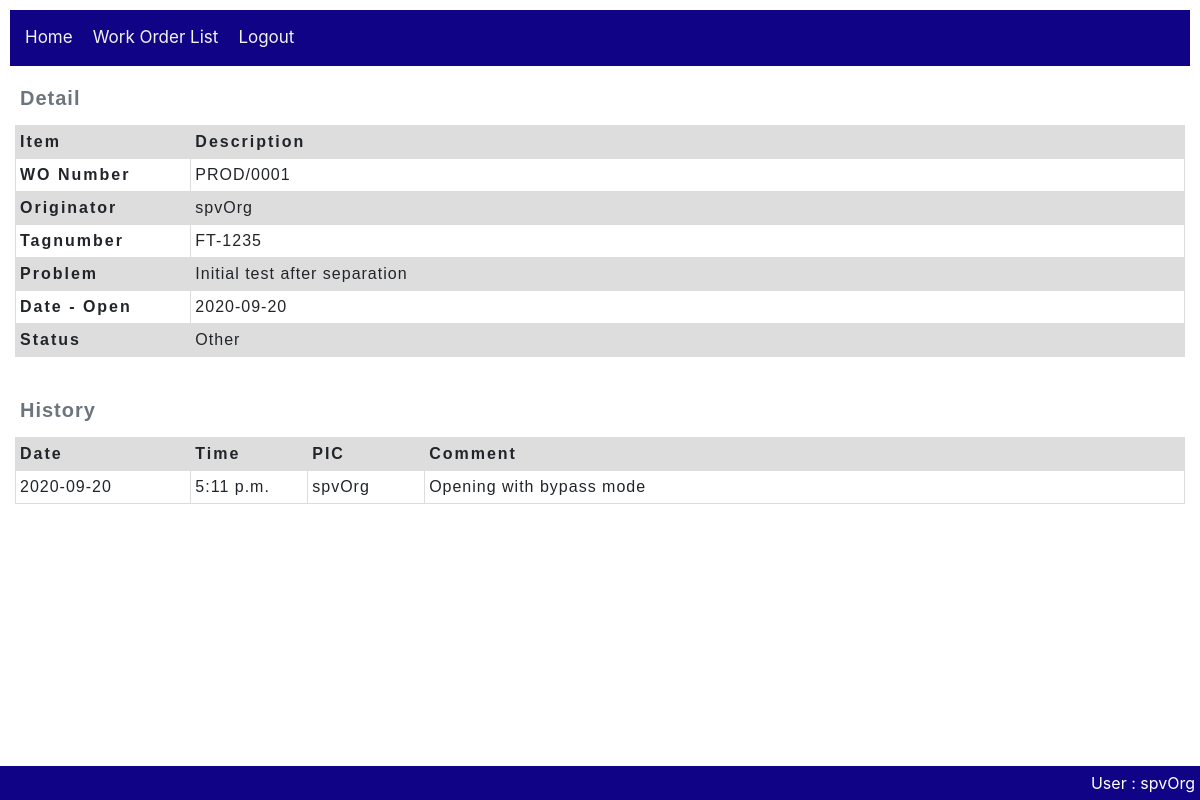
Page /workOrder/work_order/1 (signed in) on the committed database.
### workOrder/models.py (models this page shows, shortened)
class Work_order(models.Model):
    wo_number = models.CharField(max_length=20, null=True)
    tagnumber = models.CharField(max_length=50, null=True, help_text='Enter tagnumber(eg. FT-1405)')
    problem = models.TextField(max_length=1000, null=True)
    originator = models.ForeignKey(User,
        on_delete=models.SET_NULL,
        null=True)
    dest_section = models.ForeignKey(Section,
        on_delete=models.SET_NULL,
        null=True)
    PRIORITY = (
        ('n', 'Normal'),
        ('e', 'Emergency'),
        ('s', 'Shutdown'),
        ('o', 'Other'),
    )
    priority = models.CharField(max_length=1,
        choices=PRIORITY,
        blank=True,
        default='n')
    date_open = models.DateField()
    date_finish = models.DateField(null=True)
    status = models.ForeignKey(Action,
        on_delete=models.SET_NULL,
        null=True)
    current_user_id = models.IntegerField(null=True)
    executor_user_id = models.IntegerField(null=True)
    class Meta:
        ordering = ['originator','status','wo_number']

class Wo_journal(models.Model):
    comment = models.CharField(max_length=200, null=True)
    date = models.DateField()
    time = models.TimeField()
    concern_user = models.ForeignKey(User,
        on_delete=models.SET_NULL,
        null=True)
    wO_on_process = models.ForeignKey(Work_order,
        on_delete=models.SET_NULL,
        null=True)
    action = models.ForeignKey(Action,
        on_delete=models.SET_NULL,
        null=True)
    class Meta:
        ordering = ['-date', '-time']

### workOrder/views.py (the view)
# urls.py: path('work_order/<int:pk>', views.Work_orderDetailView.as_view(), name='work_order-detail'),
class Work_orderDetailView(LoginRequiredMixin, generic.DetailView):
    model = Work_order #prinsipnya dengan ini saja sdh cukup, namun kita perlu tambahan info di bawah ini
    def get_context_data(self, **kwargs):
        context = super().get_context_data(**kwargs)
        wo_current_user_id = context['object'].current_user_id
        userId = self.request.user.id
        allowAction = False
        if wo_current_user_id == userId:
            allowAction = True
        context['allowAction'] = allowAction
        context['woPK'] = context['object'].id
        context['journal_list'] = Wo_journal.objects.filter(wO_on_process=context['object'].id)
        return context

### utility/models.py (called while the page is built)
    def __str__(self):
        return self.name

### workOrder/templates/workOrder/work_order_detail.html (shortened to what this page needs)
{% extends "base_workOrder.html" %}
{% block content %}
  {% include 'woHeader.html' %}
  <p>
  </p>
  {% if journal_list %}
    <table class="WoHistory">
      <caption>History</caption>
      <thead>
        <tr>
          <th scope="col">Date</th>
          <th scope="col">Time</th>
          <th scope="col">PIC</th>
          <th scope="col">Comment</th>
        </tr>
      </thead>
      <tbody>
        {% for journal in journal_list %}
          <tr>
            <td>
              {{journal.date}}
            </td>
            <td>
              {{journal.time}}
            </td>
            <td>
              {{journal.concern_user}}
            </td>
            <td>
              {{journal.comment}}
            </td>
          </tr>
        {% endfor %}
      </tbody>
    </table>
  {% else %}
    <p>There are no histories</p>
  {% endif %}
{% endblock %}

### workOrder/templates/base_workOrder.html (shortened to what this page needs)
<!DOCTYPE html>
<html lang="en">
    <head>
        <link rel="stylesheet" href="https://stackpath.bootstrapcdn.com/bootstrap/4.1.3/css/bootstrap.min.css">
        <link rel="stylesheet" href="http://code.jquery.com/ui/1.11.0/themes/smoothness/jquery-ui.css">
        {% load static %}
        <link rel="stylesheet" href="{% static 'css/styles.css' %}">
    </head>
    <body>
        <div class="topnav">
            <ul>
                <li><a href="{% url 'home-cmms' %}">Home</a></li>
                {% if user.is_authenticated %}
                    <li><a href="{% url 'workOrder:work_orders'%}">Work Order List</a></li>
                    <li><a href="{% url 'logout'%}?next={{request.path}}">Logout</a></li>
                {% else %}
                    <li><a href="{% url 'login'%}?next={{request.path}}">Login</a></li>
                {% endif %}
            </ul>
        </div>
        <div>{% block content %}{% endblock %}</div>
        <div class="footer">
            {% if user.is_authenticated %}
                User : {{ user.get_username }}
            {% endif %}
        </div>
    </body>
</html>

### workOrder/templates/woHeader.html (shortened to what this page needs)
{% block content %}
    <table class="WoHeader">
        <caption>Detail</caption>
        <thead>
            <tr>
                <th scope="col">Item</th>
                <th scope="col">Description</th>
            </tr>
        </thead>
        <tbody>
            <tr>
                <th scope="row">WO Number</th>
                <td>{{ work_order.wo_number }}</td>
            </tr>
            <tr>
                <th scope="row">Originator</th>
                <td>{{ work_order.originator }}</td>
            </tr>
            <tr>
                <th scope="row">Tagnumber</th>
                <td>{{ work_order.tagnumber }}</td>
            </tr>
            <tr>
                <th scope="row">Problem</th>
                <td>{{ work_order.problem }}</td>
            </tr>
            <tr>
                <th scope="row">Date - Open</th>
                <td>{{ work_order.date_open }}</td>
            </tr>
            <tr>
                <th scope="row">Status</th>
                <td id = "status"></td>
            </tr>
        </tbody>
    </table>
{% endblock %}

### workOrder/static/css/styles.css (style rules this page uses)
* { padding: 5px; }
.topnav { overflow: hidden; background-color: rgb(16, 3, 133); }
.topnav ul { list-style-type: none; margin: 0; padding: 0; overflow: hidden; background-color: rgb(16, 3, 133); }
.topnav ul li { float: left; color: #f2f2f2; text-align: center; padding: 5px; text-decoration: none; font-size: 17px; }
.topnav ul li a { float: left; color: #f2f2f2; text-align: center; padding: 5px; text-decoration: none; font-size: 17px; }
.footer { position: fixed; left: 0; bottom: 0; width: 100%; background-color: rgb(16, 3, 133); color: white; text-align: right; }
* { box-sizing: border-box; }
table { table-layout: fixed; width: 100%; border-collapse: collapse; }
caption { font-family: sans-serif; font-size: 20px; font-weight: bold; caption-side: top; text-align: left; letter-spacing: 1px; }
td, th { border: 1px solid #dddddd; text-align: left; padding: 4px; }
th { letter-spacing: 2px; }
td { letter-spacing: 1px; }
thead th { background-color: #dddddd; }
tr:nth-child(even) { background-color: #dddddd; }
table.WoHeader { font-family: arial, sans-serif; }
table.WoHeader thead th:nth-child(1) { width: 15%; }
table.WoHistory { font-family: arial, sans-serif; }
table.WoHistory thead th:nth-child(1) { width: 15%; }
table.WoHistory thead th:nth-child(2) { width: 10%; }
table.WoHistory thead th:nth-child(3) { width: 10%; }

### rows in the picture
Work_order: wo_number "PROD/0001", originator "spvOrg", tagnumber "FT-1235", problem "Initial test after separation", date_open "2020-09-20"
Wo_journal: date "2020-09-20", time "5:11 p.m.", concern_user "spvOrg", comment "Opening with bypass mode"

### other values in the picture
{{ user.get_username }} "spvOrg"
